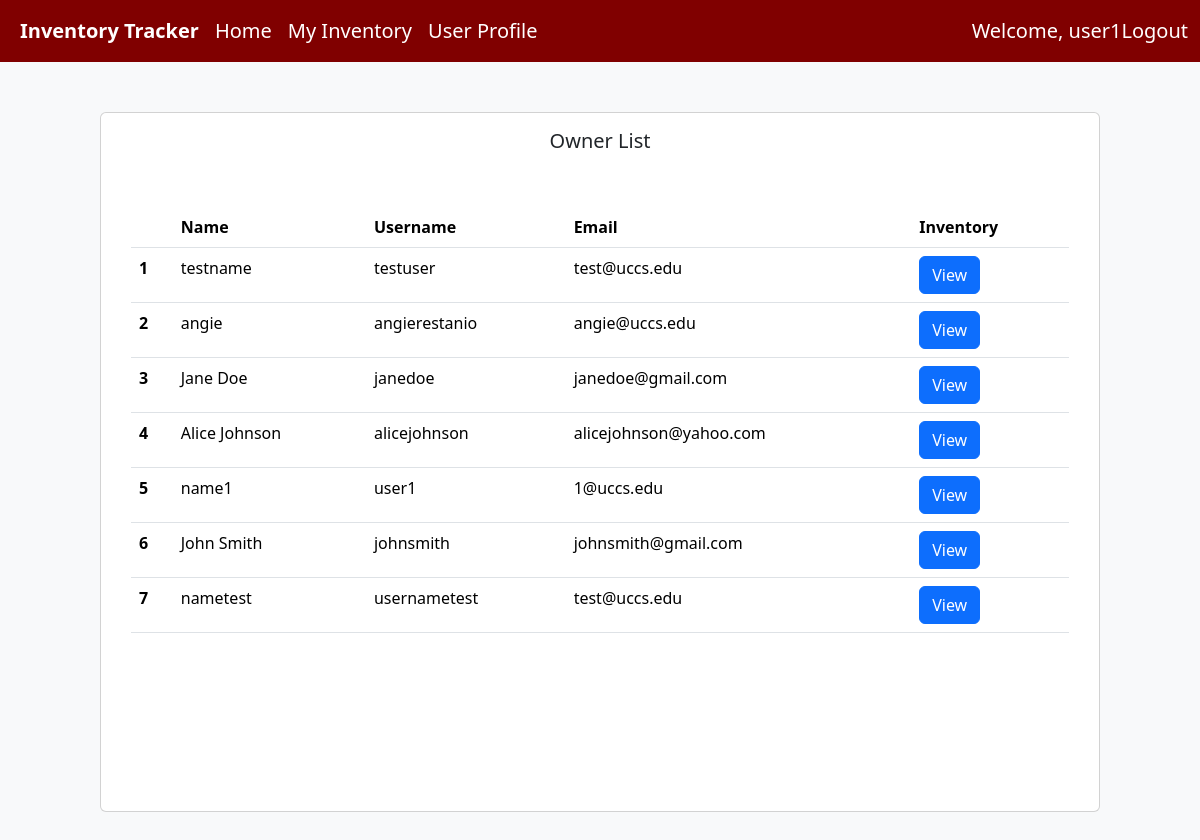
The page /owners/ (signed in) on the database its author committed.
### inventory_app/models.py (models this page shows, shortened)
class Owner(models.Model):
    user = models.OneToOneField(User, on_delete=models.CASCADE, null=True)
    name = models.CharField(max_length=200)
    email = models.CharField(max_length=200)
    INSURANCE_CHOICES = [
        (None, 'Select an option'),
        ('StateFarm', 'State Farm'),
        ('Allstate', 'Allstate'),
        ('USAA', 'USAA'),
        ('Lemonade', 'Lemonade'),
        ('Nationwide', 'Nationwide'),
        ('LibertyMutual', 'Liberty Mutual'),
        ('Travelers', 'Travelers'),
    ]
    insurance = models.CharField(max_length=100, choices=INSURANCE_CHOICES, blank=True, null=True)
    inventory = models.OneToOneField(Inventory, on_delete=models.CASCADE, unique=True, null=True)

### inventory_app/views.py (the view)
# urls.py: path('owners/',views.OwnerListView.as_view(), name='owners'),
class OwnerListView(generic.ListView):
    model = Owner

### inventory_app/templates/inventory_app/owner_list.html
{% extends 'inventory_app/base_template.html' %}
{% block content %}
<div class="container min-vh-100 d-flex justify-content-center">
  <div class="card" style="margin: 50px; width: 1000px;">
    <h5 class="text-center p-3">Owner List</h5>
    <div class="card-body" style="padding: 30px;">
        {% if owner_list %}
                <table class="table">
                    <thead>
                    <tr>
                        <th scope="col"> </th>
                        <th scope="col">Name</th>
                        <th scope="col">Username</th>
                        <th scope="col">Email</th>
                        <th scope="col">Inventory</th>
                    </tr>
                    </thead>
                    <tbody>
                        {% for owner in owner_list %}
                        <tr>
                        <th scope="row">{{ forloop.counter }}</th>
                        <td>{{ owner.name }}</td>
                        <td>{{ owner.user.username }}</td>
                        <td>{{ owner.email }}</td>
                        <td><a href="{% url 'inventory-detail' pk=owner.inventory.id %}" class="btn btn-primary me-2" role="button">View</td>
                        </tr>
                        {% endfor %}
                    </tbody>
                </table>
        {% else %}
            <p>There are no users registered.</p>
        {% endif %}
</div>
</div>
</div>
{% endblock %}

### inventory_app/templates/inventory_app/base_template.html (shortened to what this page needs)
{% load static %}
<!DOCTYPE html>
<html lang="en">
<head>
{% load bootstrap5 %}
{% bootstrap_css %}
</head>
<body class="bg-light">
<nav class="navbar navbar-expand-md navbar-dark" style="background-color: #800000;">
    <div class="container-fluid">
        <div class="collapse navbar-collapse" id="navbarNav">
            <ul class="navbar-nav">
                <li class="nav-item">
                    <span class="nav-link text-white" style="font-size: 20px;"><strong>Inventory Tracker</strong></span>
                </li>
                <li class="nav-item">
                    <a class="nav-link text-white" style="font-size: 20px;" href="{% url 'index' %}" aria-label="Visit the homepage">Home</a>
                </li>
                {% if request.user.is_authenticated %}
                    {% if request.user.owner.inventory.id %}
                        <li class="nav-item"><a class="nav-link text-white" style="font-size: 20px;" href="{% url 'inventory-detail' request.user.owner.inventory.id %}" aria-label="View inventory">My Inventory</a></li>
                    {% endif %}
                {% endif %}
                <li>
                    {% if request.user.is_authenticated %}
                        <a class="nav-link text-white" style="font-size: 20px;" href="{% url 'user_page' %}" aria-label="View list of items">User Profile</a>
                    {% endif %}
                </li>
            </ul>
        </div>
        {% if request.user.is_authenticated %}
            <span style="color: white; font-size: 20px;">Welcome, {{request.user}}</span>
            <span><a class="nav-link text-white" style="font-size: 20px;" href="{% url 'logout' %}">Logout</a></span>
        {% else %}
            {% if request.path != '/accounts/login/' %}
                <span><a class="nav-link text-white" style="font-size: 20px;" href="{% url 'login' %}">Login</a></span>
            {% endif %}
        {% endif %}
    </div>
 </nav>
{% block content %}
{% endblock %}
</body>
</html>

### rows shown on the page
Owner: name "testname", user.username "testuser", email "test@uccs.edu"
Owner: name "angie", user.username "angierestanio", email "angie@uccs.edu"
Owner: name "Jane Doe", user.username "janedoe", email "janedoe@gmail.com"
Owner: name "Alice Johnson", user.username "alicejohnson", email "alicejohnson@yahoo.com"
Owner: name "name1", user.username "user1", email "1@uccs.edu"
Owner: name "John Smith", user.username "johnsmith", email "johnsmith@gmail.com"
Owner: name "nametest", user.username "usernametest", email "test@uccs.edu"

### other values the page prints
{{ request.user }} "user1"
